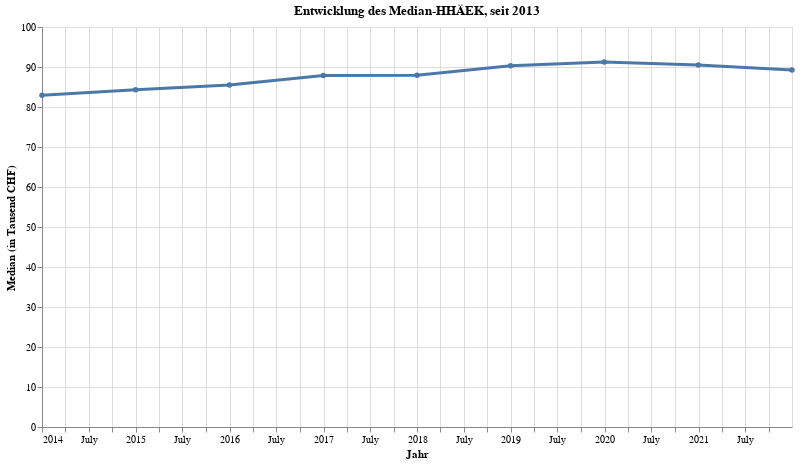

Notebook code for this chart:
### Code cell
grafik1 = mypy_dv.plot_altair_multiline_highlight(
    data = myAgg1.reset_index()
    , x = 'StichtagDatJahr:T'
    , y = 'med_HAE75:Q'
    , myTitle = "Entwicklung des Median-HHÄEK, seit "+str(data2betested.index.year.min())
    , x_beschriftung = 'Jahr'
    , y_beschriftung = 'Median (in Tausend CHF)'
    , warning_status  = "ignore"
    , category=''
    , category_beschriftung=''
)
grafik1

### Figure 1 — Vega-Lite specification as saved in the notebook (floating-point values rounded to 4 significant figures)
{"config": {"view": {"continuousWidth": 300, "continuousHeight": 300}}, "layer": [{"mark": {"type": "circle"}, "encoding": {"opacity": {"value": 1.3}, "tooltip": [{"field": "StichtagDatJahr", "type": "temporal"}, {"field": "med_HAE75", "type": "quantitative"}], "x": {"axis": {"title": "Jahr"}, "field": "StichtagDatJahr", "type": "temporal"}, "y": {"axis": {"title": "Median (in Tausend CHF)"}, "field": "med_HAE75", "type": "quantitative"}}, "name": "view_3", "title": "Entwicklung des Median-HHÄEK, seit 2013"}, {"mark": {"type": "line"}, "encoding": {"size": {"condition": {"test": {"not": {"param": "param_3"}}, "value": 1.2}, "value": 3}, "tooltip": [{"field": "StichtagDatJahr", "type": "temporal"}, {"field": "med_HAE75", "type": "quantitative"}], "x": {"axis": {"title": "Jahr"}, "field": "StichtagDatJahr", "type": "temporal"}, "y": {"axis": {"title": "Median (in Tausend CHF)"}, "field": "med_HAE75", "type": "quantitative"}}, "title": "Entwicklung des Median-HHÄEK, seit 2013"}], "data": {"name": "data-3ba7b4247efff3d5e6d3eaabb549ae70"}, "height": 400, "params": [{"name": "param_3", "select": {"type": "point", "fields": [""], "nearest": true, "on": "pointerover"}, "views": ["view_3"]}], "width": 750, "$schema": "https://vega.github.io/schema/vega-lite/v5.8.0.json", "datasets": {"data-3ba7b4247efff3d5e6d3eaabb549ae70": [{"StichtagDatJahr": "2013-12-31T00:00:00", "med_HAE75": 82.91}, {"StichtagDatJahr": "2014-12-31T00:00:00", "med_HAE75": 84.3}, {"StichtagDatJahr": "2015-12-31T00:00:00", "med_HAE75": 85.49}, {"StichtagDatJahr": "2016-12-31T00:00:00", "med_HAE75": 87.89}, {"StichtagDatJahr": "2017-12-31T00:00:00", "med_HAE75": 87.95}, {"StichtagDatJahr": "2018-12-31T00:00:00", "med_HAE75": 90.3}, {"StichtagDatJahr": "2019-12-31T00:00:00", "med_HAE75": 91.26}, {"StichtagDatJahr": "2020-12-31T00:00:00", "med_HAE75": 90.5}, {"StichtagDatJahr": "2021-12-31T00:00:00", "med_HAE75": 89.27}]}}
